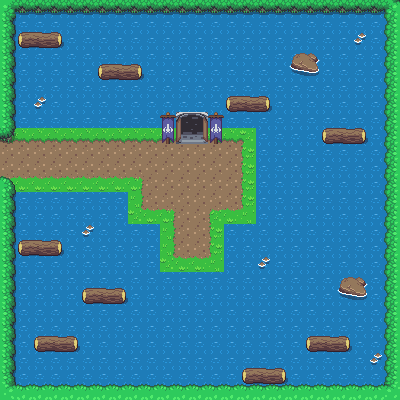

This game map was drawn from its Tiled (.tmx) file and the tilesets committed beside it. A one-line description and the full map source follow:
An orthogonal 25x25 tile map with 16x16 px tiles, 2 tile layers (Ground, Collider).

<map version="1.2" tiledversion="1.3.4" orientation="orthogonal" renderorder="right-down" width="25" height="25" tilewidth="16" tileheight="16" infinite="0" nextlayerid="3" nextobjectid="1">
 <tileset firstgid="1" source="Overworld.tsx" />
 <layer id="1" name="Ground" width="25" height="25">
  <data encoding="csv">
164,164,164,164,164,164,164,164,164,164,164,164,164,164,164,164,164,164,164,164,164,164,164,164,164,
164,164,164,164,164,164,164,164,164,164,164,164,164,164,164,164,164,164,164,164,164,164,164,164,164,
164,164,164,164,164,164,164,164,164,164,164,164,164,164,164,164,164,164,164,164,164,164,164,164,164,
164,164,164,164,164,164,164,164,164,164,164,164,164,164,164,164,164,164,164,164,164,164,164,164,164,
164,164,164,164,164,164,164,164,164,164,164,164,164,164,164,164,164,164,164,164,164,164,164,164,164,
164,164,164,164,164,164,164,164,164,164,164,164,164,164,164,164,164,164,164,164,164,164,164,164,164,
164,164,164,164,164,164,164,164,164,164,164,164,164,164,164,164,164,164,164,164,164,164,164,164,164,
164,164,164,164,164,164,164,164,164,164,164,164,164,164,164,164,164,164,164,164,164,164,164,164,164,
1162,1162,1162,1162,1162,1162,1162,1162,1162,1162,1162,1162,1162,1162,1162,1163,164,164,164,164,164,164,164,164,164,
1202,1202,1202,1202,1202,1202,1202,1202,1202,1202,1202,1202,1202,1202,1202,1203,164,164,164,164,164,164,164,164,164,
1202,1202,1202,1202,1202,1202,1202,1202,1202,1202,1202,1202,1202,1202,1202,1203,164,164,164,164,164,164,164,164,164,
1242,1242,1242,1242,1242,1242,1242,1242,1282,1202,1202,1202,1202,1202,1202,1203,164,164,164,164,164,164,164,164,164,
164,164,164,164,164,164,164,164,1201,1202,1202,1202,1202,1202,1202,1203,164,164,164,164,164,164,164,164,164,
164,164,164,164,164,164,164,164,1241,1242,1282,1202,1202,1281,1242,1243,164,164,164,164,164,164,164,164,164,
164,164,164,164,164,164,164,164,164,164,1201,1202,1202,1203,164,164,164,164,164,164,164,164,164,164,164,
164,164,164,164,164,164,164,164,164,164,1201,1202,1202,1203,164,164,164,164,164,164,164,164,164,164,164,
164,164,164,164,164,164,164,164,164,164,1241,1242,1242,1243,164,164,164,164,164,164,164,164,164,164,164,
164,164,164,164,164,164,164,164,164,164,164,164,164,164,164,164,164,164,164,164,164,164,164,164,164,
164,164,164,164,164,164,164,164,164,164,164,164,164,164,164,164,164,164,164,164,164,164,164,164,164,
164,164,164,164,164,164,164,164,164,164,164,164,164,164,164,164,164,164,164,164,164,164,164,164,164,
164,164,164,164,164,164,164,164,164,164,164,164,164,164,164,164,164,164,164,164,164,164,164,164,164,
164,164,164,164,164,164,164,164,164,164,164,164,164,164,164,164,164,164,164,164,164,164,164,164,164,
164,164,164,164,164,164,164,164,164,164,164,164,164,164,164,164,164,164,164,164,164,164,164,164,164,
164,164,164,164,164,164,164,164,164,164,164,164,164,164,164,164,164,164,164,164,164,164,164,164,164,
164,164,164,164,164,164,164,164,164,164,164,164,164,164,164,164,164,164,164,164,164,164,164,164,164
</data>
 </layer>
 <layer id="2" name="Collider" width="25" height="25">
  <data encoding="csv">
765,766,766,766,766,766,766,766,766,766,766,766,766,766,766,766,766,766,766,766,766,766,766,766,688,
728,0,0,0,0,0,0,0,0,0,0,0,0,0,0,0,0,0,0,0,0,0,0,0,727,
728,204,205,206,0,0,0,0,0,0,0,0,0,0,0,0,0,0,0,0,0,0,415,0,727,
728,0,0,0,0,0,0,0,0,0,0,0,0,0,0,0,0,0,334,335,0,0,0,0,727,
728,0,0,0,0,0,204,205,206,0,0,0,0,0,0,0,0,0,374,375,0,0,0,0,727,
728,0,0,0,0,0,0,0,0,0,0,0,0,0,0,0,0,0,0,0,0,0,0,0,727,
728,0,415,0,0,0,0,0,0,0,0,0,0,0,204,205,206,0,0,0,0,0,0,0,727,
728,0,0,0,0,0,0,0,0,0,1086,1088,1089,1086,0,0,0,0,0,0,0,0,0,0,727,
687,0,0,0,0,0,0,0,0,0,1126,1128,1129,1126,0,0,0,0,0,0,204,205,206,0,727,
0,0,0,0,0,0,0,0,0,0,0,0,0,0,0,0,0,0,0,0,0,0,0,0,727,
0,0,0,0,0,0,0,0,0,0,0,0,0,0,0,0,0,0,0,0,0,0,0,0,727,
647,0,0,0,0,0,0,0,0,0,0,0,0,0,0,0,0,0,0,0,0,0,0,0,727,
728,0,0,0,0,0,0,0,0,0,0,0,0,0,0,0,0,0,0,0,0,0,0,0,727,
728,0,0,0,0,0,0,0,0,0,0,0,0,0,0,0,0,0,0,0,0,0,0,0,727,
728,0,0,0,0,415,0,0,0,0,0,0,0,0,0,0,0,0,0,0,0,0,0,0,727,
728,204,205,206,0,0,0,0,0,0,0,0,0,0,0,0,0,0,0,0,0,0,0,0,727,
728,0,0,0,0,0,0,0,0,0,0,0,0,0,0,0,415,0,0,0,0,0,0,0,727,
728,0,0,0,0,0,0,0,0,0,0,0,0,0,0,0,0,0,0,0,0,334,335,0,727,
728,0,0,0,0,204,205,206,0,0,0,0,0,0,0,0,0,0,0,0,0,374,375,0,727,
728,0,0,0,0,0,0,0,0,0,0,0,0,0,0,0,0,0,0,0,0,0,0,0,727,
728,0,0,0,0,0,0,0,0,0,0,0,0,0,0,0,0,0,0,0,0,0,0,0,727,
728,0,204,205,206,0,0,0,0,0,0,0,0,0,0,0,0,0,0,204,205,206,0,0,727,
728,0,0,0,0,0,0,0,0,0,0,0,0,0,0,0,0,0,0,0,0,0,0,415,727,
728,0,0,0,0,0,0,0,0,0,0,0,0,0,0,204,205,206,0,0,0,0,0,0,727,
645,726,726,726,726,726,726,726,726,726,726,726,726,726,726,726,726,726,726,726,726,726,726,726,644
</data>
 </layer>
</map>
